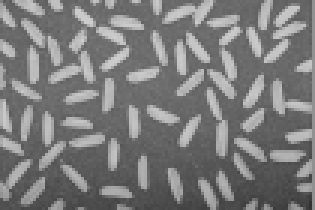
%> input picture DIP Lab 1/img2.png, 105 x 70 px (shown 3 times larger)
$ octave Q4.m   (GNU Octave 9; MATLAB toolbox functions it lacks are replaced by stand-ins)
%> lines starting %> are read from the running program, lines starting %| are printed output that depends on the picture
image= imread('img2.png');
%> image is the input picture: size 70x105x3 uint8; mean R, G, B 123.1, 123.1, 123.1
point1= [2,4];
point2= [8, 14];
euclidean_distance =sqrt(sum((point1 - point2).^2));
imshow(image);
plot(point1(1),point1(2), 'ro', 'MarkerSize',10);
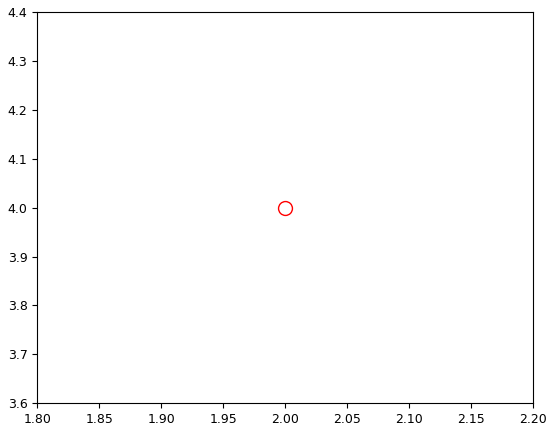
%> figure redrawn from the program's plot data
plot(point2(1),point2(2), 'bo', 'MarkerSize',10);
text(point1(1),point1(2) + 20, ['Distance: '
num2str(euclidean_distance)],'Color', 'g','FontSize', 12);
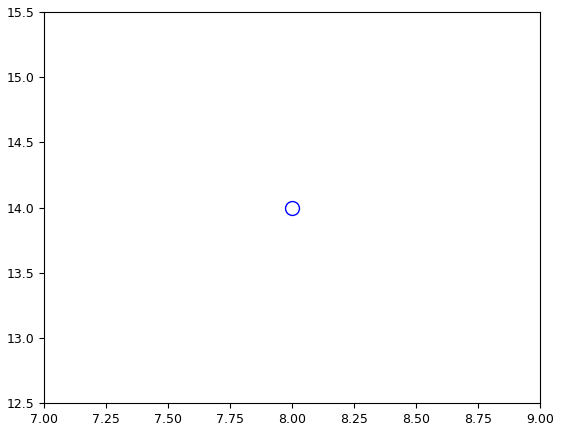
%> figure redrawn from the program's plot data
